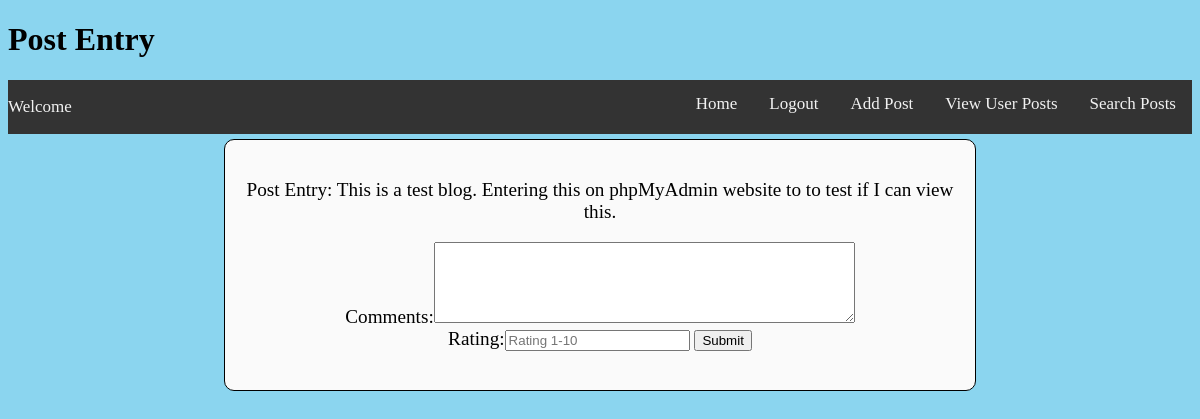
The app's page /viewPostContent.php?id=1, older data.
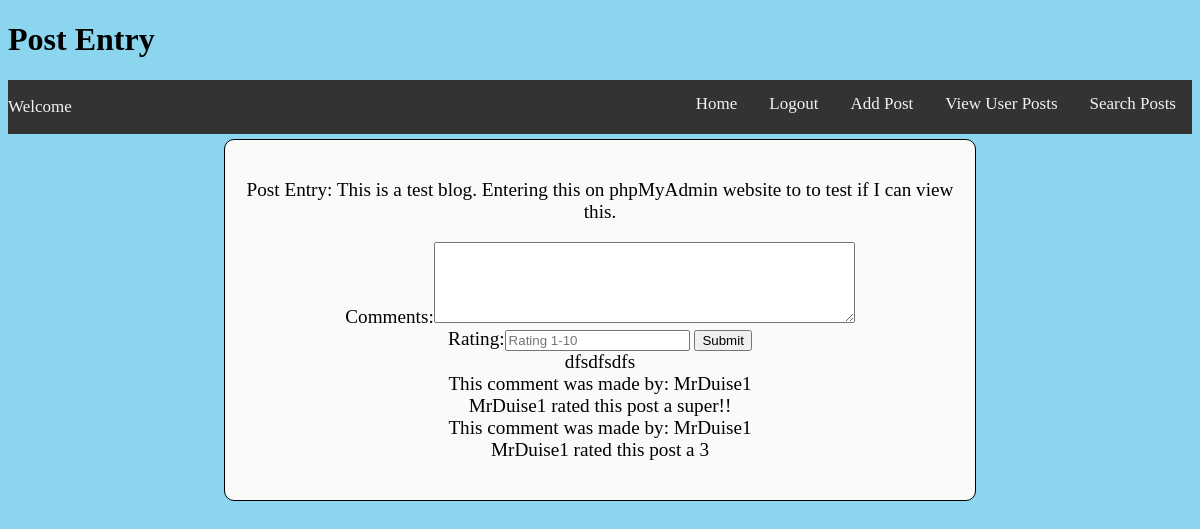
The same page, newer data.
### tables this page shows
CREATE TABLE `user_posts` (
  `ID` int(11) NOT NULL,
  `Blog_Title` varchar(45) DEFAULT NULL,
  `Blog_Entry` text,
  `users_ID` int(11) NOT NULL
);

CREATE TABLE `user_comments` (
  `id` int(11) NOT NULL,
  `comments` text,
  `Ratings` varchar(5) NOT NULL,
  `user_posts_ID` int(11) NOT NULL,
  `users_ID` int(11) NOT NULL
);

CREATE TABLE `users` (
  `ID` int(11) NOT NULL,
  `User_Name` varchar(50) NOT NULL,
  `First_Name` varchar(50) NOT NULL,
  `Last_Name` varchar(50) NOT NULL,
  `Email` varchar(50) NOT NULL,
  `Password` varchar(50) NOT NULL,
  `role` varchar(45) NOT NULL
);

### myfuncs.php (called while the page is built, shortened)
<?php
function dbConnect()
{
    $host = "127.0.0.1:49949";
    $username = "azure";
    $password = "6#vWHD_$";
    $database_name = "registration";
    $conn = mysqli_connect($host, $username, $password, $database_name);
    return $conn;
}

### viewPostContent.php (the view, shortened to what this page needs)
<?php
require_once 'myfuncs.php';
?>
<!DOCTYPE html>
<html>
	<head>
	<link rel="stylesheet" href="welcomeStyle.css">
	</head>
	<body>
	<h1> Post Entry  </h1>
		<?php include_once 'showNavBar.php';?>
<div class="postView">
<p>
<?php
$id = $_GET['id'];
if(dbConnect())
{
    $sql = "SELECT * FROM `user_posts` WHERE `ID` = '$id' LIMIT 1";
    $result = mysqli_query(dbConnect(), $sql);
    if($result)
    {
        while($row = mysqli_fetch_assoc($result))
        {
            echo "Post Entry: " . $row['Blog_Entry'] . "<br>";
            ?>
            <form action = "processComments.php">
            Comments:<textarea name="comments" rows="5" cols="50"></textarea><br>
            Rating:<input type="text" name="Rating" placeholder="Rating 1-10"></input>
            <button type="submit"> Submit</button>
            </form>
            <?php
            $sql_comments = "Select * FROM `user_comments` WHERE `user_posts_id` = '$id'";
            $result_comments = mysqli_query(dbConnect(), $sql_comments);
            if($result_comments)
            {
                while($row_comments = mysqli_fetch_assoc($result_comments))
                {
                    $userID = $row_comments['users_ID'];
                    $sql_userPoster = "SELECT *FROM `users` WHERE `ID` = '$userID'";
                    $resultUsernamePost = mysqli_query(dbConnect(), $sql_userPoster);
                    $row_username_post = mysqli_fetch_assoc($resultUsernamePost);
                    $postWritter = $row_username_post['User_Name'];
                    echo $row_comments['comments'] . "<br>";
                    echo "This comment was made by: " . $postWritter . "<br>";
                    if($row_comments['Ratings'] != 0)
                    {
                        echo $postWritter . " rated this post a " . $row_comments['Ratings'];
                    }
                }
            }
        }
    }
    else
    {
        echo " There was an sql problem " . mysqli_error(dbConnect());
    }
}
else
{
    echo "error connecting " . mysqli_connect_error();
}
?>
</p>
</div>

Row changes from the older to the newer data that the page shows:
added user_comments: comments "dfsdfsdfs", users_ID.User_Name "MrDuise1"
added user_comments: comments "super!!", users_ID.User_Name "MrDuise1", Ratings "3"
